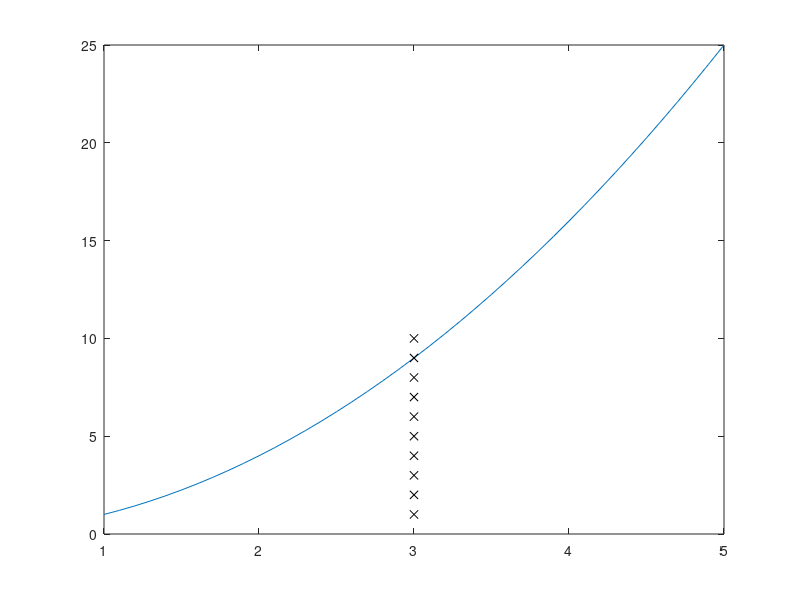

Write the MATLAB code that produced this figure.
clear all
close all
clc

x = 1:0.1:5;
y = x.^2;
figure('Name','Algo','NumberTitle','off','GraphicsSmoothing', 'on')
dataPlotN = plot(x,y);


for i=1:10,

%figure('Name','EITA','NumberTitle','off')
%h('Tag', 'Eita') = semilogx(y,x);

%fH = get(0,'Children');

f = findobj('name','Algo');
set(0, 'currentfigure', f);
hold on
h(i) = plot(3,i,'bx','Color',[0,0,0])



 %newX = [get(dataPlotN,'Xdata') 1];
 %newY = [get(dataPlotN,'Ydata') 4];
 %semilogx(newX,newY)
end
g = findobj('type','line')
 %set(dataPlotN,'Xdata',newX, 'Ydata',newY);

%    best = min(state.Score);
%         m    = meanf(state.Score);
%         %set(gca,'xlim',[0,state.Generation + 5]);
%         plotBest = findobj(get(gca,'Children'),'Tag','gaplotbestf');
%         plotMean = findobj(get(gca,'Children'),'Tag','gaplotmean');
%         newX = [get(plotBest,'Xdata') state.Generation];
%         newY = [get(plotBest,'Ydata') best];
%         set(plotBest,'Xdata',newX, 'Ydata',newY);
%         newY = [get(plotMean,'Ydata') m];
%         set(plotMean,'Xdata',newX, 'Ydata',newY);
%         set(get(gca,'Title'),'String',sprintf('Best: %g Mean: %g',best,m));;